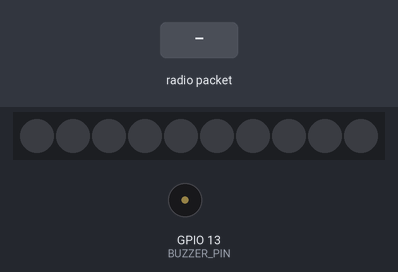
This sketch was run on a simulated ESP32. On the bench: 10 RGB LEDs in strip order, left to right, buzzer (waves = sounding). Inputs (shaded band) come from the test bench. No radio packets arrive unless stated; what the sketch prints to the serial monitor is not drawn.

Above: at 1.2 s.
1.3 s: radio packet "90" arrives
At 1.45 s:
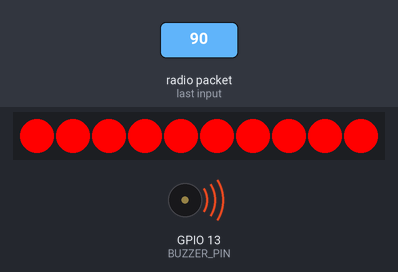
4.1 s: radio packet "5" arrives
At 5.1 s:
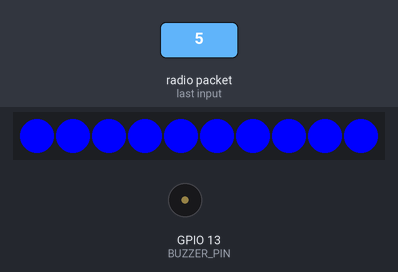
5.6 s: radio packet "200" arrives
At 7.3 s:
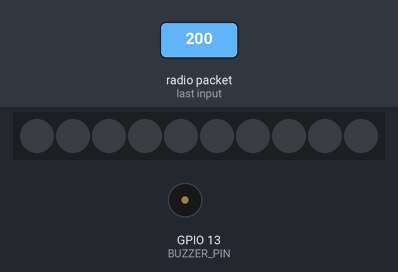
Timing chart, 0 to 8.8 s (numbered marks = the images above; inputs shaded):
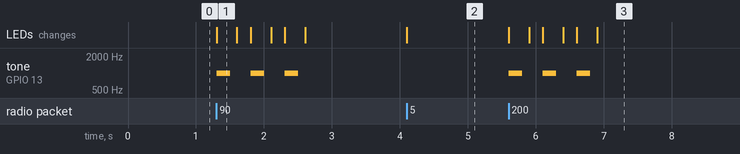

Measured:
- after the input at 1.3 s, tone on GPIO 13 (BUZZER_PIN): alternates 1000 Hz for 0.20 s and silent for 0.30 s, 6 changes in all, then stays silent, starting at once; the LEDs: change at once (image 1)
- after the input at 4.1 s, the LEDs: change at once (image 2)
- after the input at 5.6 s, tone on GPIO 13 (BUZZER_PIN): alternates 1000 Hz for 0.20 s and silent for 0.30 s, 6 changes in all, then stays silent, starting at once; the LEDs: first change at once (image 3 shows a later state)

The sketch:

GWnode-Sensor.ino
```cpp
// ==================== LIBRARIES ====================

// SPI library for LoRa module communication
#include <SPI.h>

// Sandeep Mistry LoRa library
#include <LoRa.h>

// NeoPixel RGB LED library
#include <Adafruit_NeoPixel.h>


// ==================== LORA PIN CONFIG ====================

// SPI clock pin
#define LORA_SCK   18

// SPI MISO pin
#define LORA_MISO  19

// SPI MOSI pin
#define LORA_MOSI  23

// LoRa chip select (NSS)
#define LORA_SS    5

// LoRa reset pin
#define LORA_RST   4

// LoRa DIO0 (IRQ pin for RX/TX done)
#define LORA_DIO0  26

// LoRa frequency (must match sender)
#define LORA_BAND  433E6


// ==================== RGB & BUZZER CONFIG ====================

// Buzzer output pin
#define BUZZER_PIN 13

// NeoPixel data pin
#define LED_PIN    14

// Number of LEDs in the strip
#define NUM_LEDS   10

// Create NeoPixel object
Adafruit_NeoPixel strip(NUM_LEDS, LED_PIN, NEO_GRB + NEO_KHZ800);


// ==================== THRESHOLD DEFINITIONS ====================

// Maximum temperature considered "cool"
#define TEMP_COOL_MAX     25.0

// Maximum temperature before temperature alarm
#define TEMP_NORMAL_MAX   40.0

// Humidity alarm threshold (%)
#define HUM_ALARM_LIMIT   80.0

// Light alarm threshold (lux)
#define LUX_ALARM_LIMIT  1000.0


// ==================== SETUP FUNCTION ====================
void setup() {

  // Initialize Serial Monitor
  Serial.begin(115200);

  // Configure buzzer pin as output
  pinMode(BUZZER_PIN, OUTPUT);

  // Initialize NeoPixel strip
  strip.begin();

  // Turn all LEDs OFF initially
  strip.show();

  // Initialize SPI bus with custom pins
  SPI.begin(LORA_SCK, LORA_MISO, LORA_MOSI, LORA_SS);

  // Set LoRa control pins
  LoRa.setPins(LORA_SS, LORA_RST, LORA_DIO0);

  // Start LoRa radio
  if (!LoRa.begin(LORA_BAND)) {
    Serial.println("❌ LoRa init failed!");
    while (1); // Stop if LoRa fails
  }

  // IMPORTANT: Must match sender radio settings
  LoRa.setSpreadingFactor(7);
  LoRa.setSignalBandwidth(125E3);
  LoRa.setCodingRate4(5);
  LoRa.setSyncWord(0x12); // Private network

  // Indicate receiver is ready
  Serial.println("✅ LoRa Receiver Ready");
}


// ==================== MAIN LOOP ====================
void loop() {

  // Check if a LoRa packet has arrived
  int packetSize = LoRa.parsePacket();

  // If packet received
  if (packetSize) {

    // String to store incoming message
    String incoming = "";

    // Read all received bytes
    while (LoRa.available()) {
      incoming += (char)LoRa.read();
    }

    // Print raw received message
    Serial.println("📥 Received: " + incoming);

    // ==================== PARSE DATA ====================
    // Expected format: temp|hum|lux

    // Extract temperature
    float temp = incoming.substring(0, incoming.indexOf('|')).toFloat();

    // Remove parsed part
    incoming.remove(0, incoming.indexOf('|') + 1);

    // Extract humidity
    float hum = incoming.substring(0, incoming.indexOf('|')).toFloat();

    // Remove parsed part
    incoming.remove(0, incoming.indexOf('|') + 1);

    // Extract light value
    float lux = incoming.toFloat();

    // Display parsed sensor values
    Serial.printf("🌡 %.1f °C | 💧 %.1f %% | 💡 %.1f lux\n", temp, hum, lux);


    // ==================== DECISION LOGIC ====================

    // --- TEMPERATURE ALARM (Highest Priority) ---
    if (temp > TEMP_NORMAL_MAX) {
      alarmState(255, 0, 0);   // RED alarm for temperature
    }

    // --- HUMIDITY ALARM ---
    else if (hum > HUM_ALARM_LIMIT) {
      alarmState(128, 0, 128); // PURPLE alarm for humidity
    }

    // --- LIGHT ALARM ---
    else if (lux > LUX_ALARM_LIMIT) {
      alarmState(0, 0, 255);   // BLUE alarm for light
    }

    // --- NORMAL STATUS INDICATION ---
    else {

      // COOL temperature
      if (temp < TEMP_COOL_MAX) {
        setColor(0, 0, 255);   // BLUE
      }

      // NORMAL temperature
      else {
        setColor(0, 255, 0);   // GREEN
      }
    }
  }
}


// ==================== LED COLOR FUNCTION ====================

// Set all LEDs to one color
void setColor(uint8_t r, uint8_t g, uint8_t b) {

  // Loop through all LEDs
  for (int i = 0; i < NUM_LEDS; i++) {

    // Set LED color
    strip.setPixelColor(i, strip.Color(r, g, b));
  }

  // Update LEDs
  strip.show();
}


// ==================== ALARM FUNCTION ====================

// Alarm with color + buzzer
void alarmState(uint8_t r, uint8_t g, uint8_t b) {

  // Print alarm message
  Serial.println("🚨 ALARM TRIGGERED!");

  // Flash alarm 3 times
  for (int i = 0; i < 3; i++) {

    // Turn LEDs ON with alarm color
    setColor(r, g, b);

    // Play buzzer tone
    tone(BUZZER_PIN, 1000, 200);

    // Hold ON state
    delay(300);

    // Turn LEDs OFF
    setColor(0, 0, 0);

    // Pause between flashes
    delay(200);
  }
}
```
